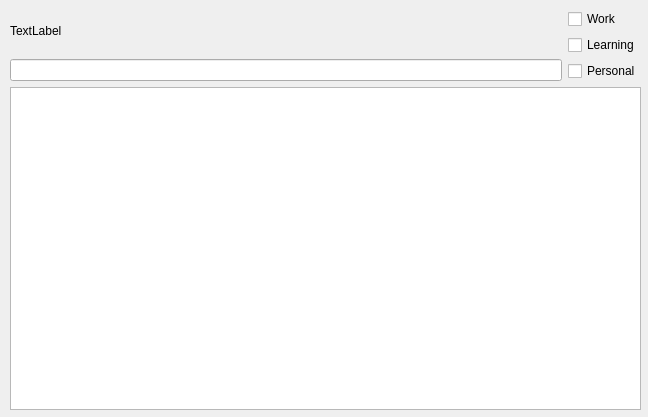
<?xml version="1.0" encoding="UTF-8"?>
<ui version="4.0">
 <class>NoteWindow</class>
 <widget class="QDialog" name="NoteWindow">
  <property name="geometry">
   <rect>
    <x>0</x>
    <y>0</y>
    <width>648</width>
    <height>417</height>
   </rect>
  </property>
  <property name="windowTitle">
   <string>Dialog</string>
  </property>
  <widget class="QWidget" name="verticalLayoutWidget_3">
   <property name="geometry">
    <rect>
     <x>10</x>
     <y>9</y>
     <width>631</width>
     <height>401</height>
    </rect>
   </property>
   <layout class="QVBoxLayout" name="verticalLayout_3">
    <item>
     <layout class="QHBoxLayout" name="horizontalLayout">
      <item>
       <layout class="QVBoxLayout" name="verticalLayout_4">
        <item>
         <widget class="QLabel" name="labelDate">
          <property name="text">
           <string>TextLabel</string>
          </property>
         </widget>
        </item>
        <item>
         <widget class="QLineEdit" name="lineHeader">
          <property name="readOnly">
           <bool>true</bool>
          </property>
         </widget>
        </item>
       </layout>
      </item>
      <item>
       <layout class="QVBoxLayout" name="verticalLayout_2">
        <item>
         <widget class="QCheckBox" name="checkBoxWork">
          <property name="text">
           <string>Work</string>
          </property>
         </widget>
        </item>
        <item>
         <widget class="QCheckBox" name="checkBoxLearning">
          <property name="text">
           <string>Learning</string>
          </property>
         </widget>
        </item>
        <item>
         <widget class="QCheckBox" name="checkBoxPersonal">
          <property name="text">
           <string>Personal</string>
          </property>
         </widget>
        </item>
       </layout>
      </item>
     </layout>
    </item>
    <item>
     <widget class="QTextEdit" name="textNote">
      <property name="readOnly">
       <bool>true</bool>
      </property>
     </widget>
    </item>
   </layout>
  </widget>
 </widget>
 <resources/>
 <connections/>
</ui>
